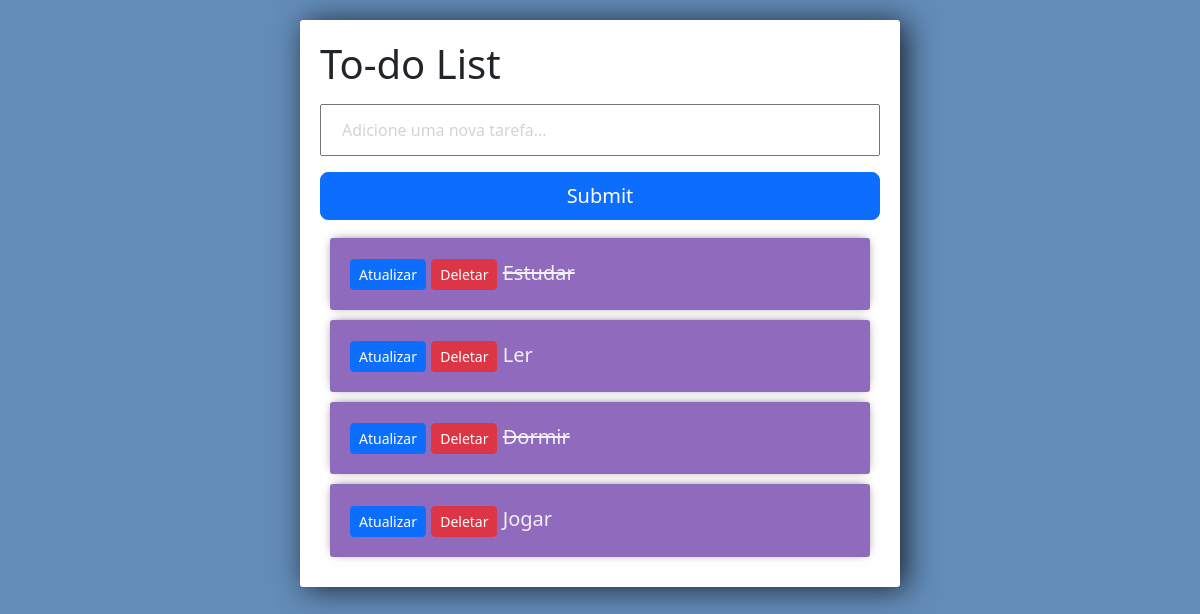
Before: / with the older database file.
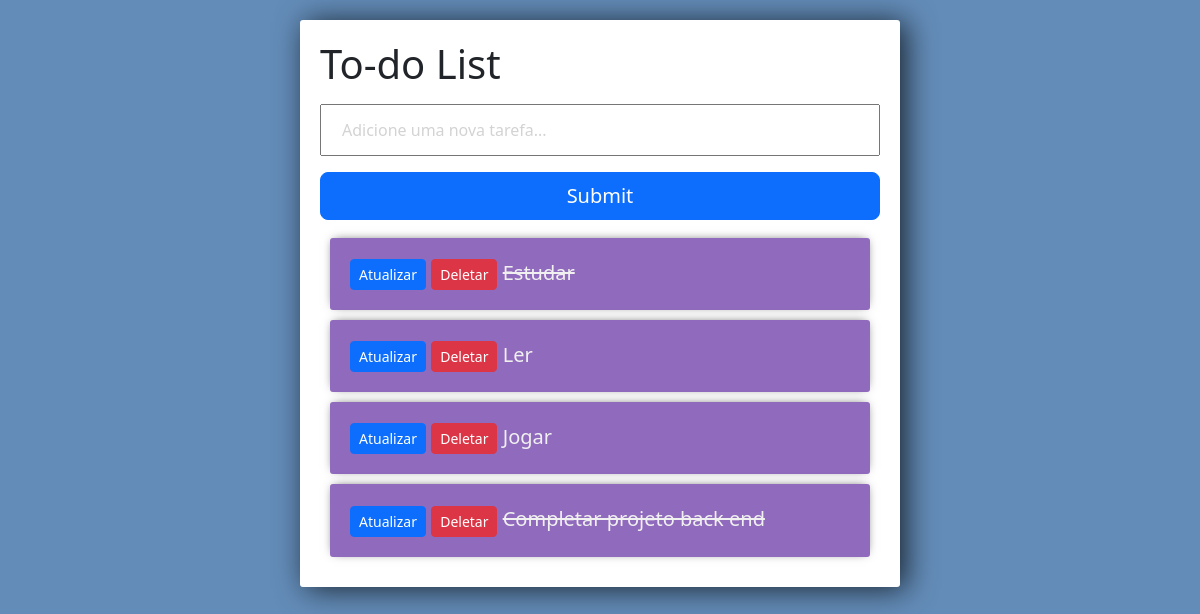
After: the same page with the newer database file.
### tasks/models.py (models this page shows)
class Task(models.Model):
    title = models.CharField(max_length=255)
    done = models.BooleanField(default=False)
    created_at = models.DateTimeField(auto_now_add=True)
    def __str__(self):
        return self.title

### tasks/views.py (the view)
# urls.py: path('', views.index, name="list"),
def index(request):
    tasks = Task.objects.all()
    form = TaskForm()
    if request.method=='POST':
        form = TaskForm(request.POST)
        if form.is_valid:
            form.save()
        return redirect('/')
    context = {'tasks': tasks, 'form': form}
    return render(request, 'tasks/list.html', context)

### tasks/forms.py
class TaskForm(ModelForm):
    title = forms.CharField(widget=forms.TextInput(attrs={'placeholder': "Adicione uma nova tarefa..."}))
    class Meta:
        model = Task
        fields = '__all__'

### tasks/templates/tasks/list.html (shortened to what this page needs)
<!DOCTYPE html>
<html lang="pt-BR">
<head>
    <link href="https://cdn.jsdelivr.net/npm/bootstrap@5.3.1/dist/css/bootstrap.min.css" rel="stylesheet">
</head>
<body>
    <div class="center-column">
        <h1>To-do List</h1>
        <form method="post" action="/">
            {{form.title}}
            <input type="submit" name="create-task" class="btn btn-lg btn-primary">
        </form>
        {% for task in tasks %}
            <div class="item-row">
                <a href="{% url 'update_task' task.id %}" class="btn btn-sm btn-primary">Atualizar</a>
                <a href="{% url 'delete' task.id %}" class="btn btn-sm btn-danger">Deletar</a>
                {% if task.done == True %}
                <strike>{{task}}</strike>
                {%else%}
                <span>{{task}}</span>
                {%endif%}
            </div>
        {% endfor %}
    </div>
</body>
</html>

### tasks/templates/tasks/list.html (style rules this page uses)
body { background-color: #638CB8; }
input { width: 100%; padding: 12px 20px; margin: 8px 0; box-sizing: border-box; }
input::placeholder { color: #d3d3d3; }
.center-column { width:600px; margin: 20px auto; padding:20px; background-color: #fff; border-radius: 3px; box-shadow: 6px 2px 30px 0px rgba(0,0,0,0.75); }
.item-row { background-color: #906abd; margin: 10px; padding: 20px; border-radius: 3px; color: #f0f0f0; font-size: 1.25em; box-shadow: 0px -1px 10px -4px rgba(0,0,0,0.75); }

Changed rows visible on the page:
removed Task: title "Dormir"
added Task: title "Completar projeto back end"
